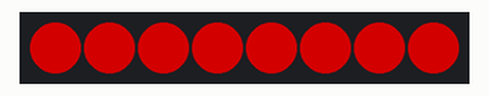
Recording of a program running on a simulated BBC micro:bit (MakeCode). On the bench: 8 RGB LEDs in strip order, left to right. Dim RGB values are drawn brighter than linear.

Above: at 0.1 s.
At 0.6 s:
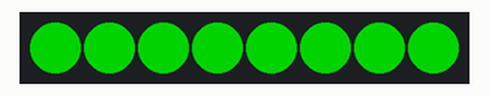
At 1.1 s:
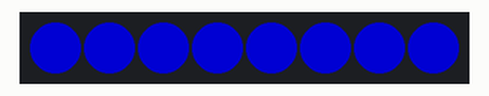
Timing chart, 0 to 130.0 s (numbered marks = the images above):
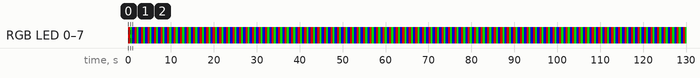

The program:

main.ts
```typescript
let strip = neopixel.create(DigitalPin.P0, 8, NeoPixelMode.RGB)
basic.forever(function () {
    strip.showColor(neopixel.colors(NeoPixelColors.Red))
    strip.show()
    basic.pause(500)
    strip.showColor(neopixel.colors(NeoPixelColors.Green))
    strip.show()
    basic.pause(500)
    strip.showColor(neopixel.colors(NeoPixelColors.Blue))
    strip.show()
    basic.pause(500)
})
```

test.ts
```typescript
// aquí va el archivo "tests"; esto no se compilará cuando este paquete se utilice como una extensión.
```

Measured:
- by itself, RGB LED 0–7: repeats every 1.5 s: RGB(0, 127, 0) 0.50 s, RGB(0, 0, 127) 0.52 s, RGB(127, 0, 0) 0.50 s
- by itself, everything shown: repeats every 1.5 s, in 3 steps
- what the display in image 1 shows lasts 0.5 s, from 0.5 s to 1.0 s
